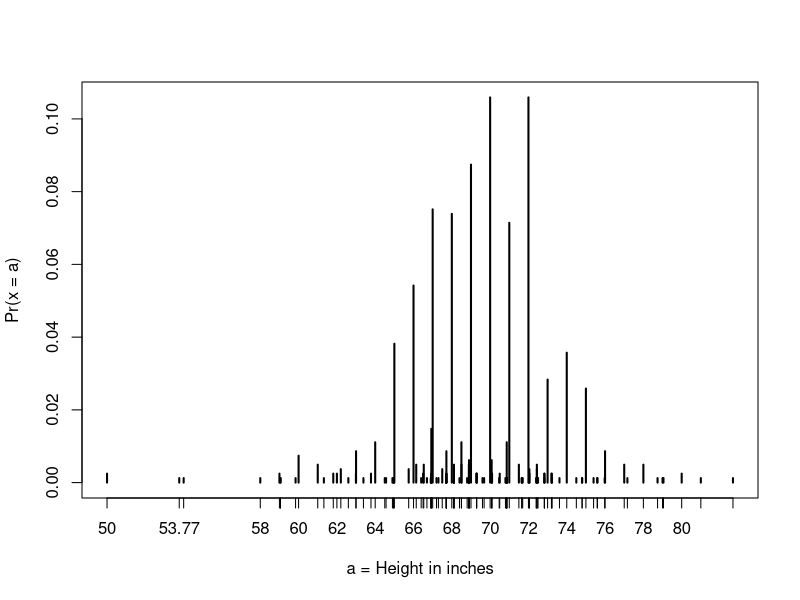

Write the R code that produced this figure.
# load the dataset
library(dslabs)
data(heights)

# make a table of category proportions
prop.table(table(heights$sex))

# define x as vector of male heights
library(tidyverse)
library(dslabs)
data(heights)
index <- heights$sex=="Male"
x <- heights$height[index]

# calculate the mean and standard deviation manually
average <- sum(x)/length(x)
SD <- sqrt(sum((x - average)^2)/length(x))

# built-in mean and sd functions - note that the audio and printed values disagree
average <- mean(x)
SD <- sd(x)
c(average = average, SD = SD)

# calculate standard units
z <- scale(x)

# calculate proportion of values within 2 SD of mean
mean(abs(z) < 2)

#Using pnorm to calculate probabilities
library(tidyverse)
library(dslabs)
data(heights)
x <- heights %>% filter(sex=="Male") %>% pull(height)

#probabilitie that a male is taller than 70.5 inches
1 - pnorm(70.5, mean(x), sd(x))

 # plot distribution of exact heights in data
plot(prop.table(table(x)), xlab = "a = Height in inches", ylab = "Pr(x = a)")

# probabilities in actual data over length 1 ranges containing an integer
mean(x <= 68.5) - mean(x <= 67.5)
mean(x <= 69.5) - mean(x <= 68.5)
mean(x <= 70.5) - mean(x <= 69.5)

# probabilities in normal approximation match well
pnorm(68.5, mean(x), sd(x)) - pnorm(67.5, mean(x), sd(x))
pnorm(69.5, mean(x), sd(x)) - pnorm(68.5, mean(x), sd(x))
pnorm(70.5, mean(x), sd(x)) - pnorm(69.5, mean(x), sd(x))

# probabilities in actual data over other ranges don't match normal approx as well
mean(x <= 70.9) - mean(x <= 70.1)
pnorm(70.9, mean(x), sd(x)) - pnorm(70.1, mean(x), sd(x))
